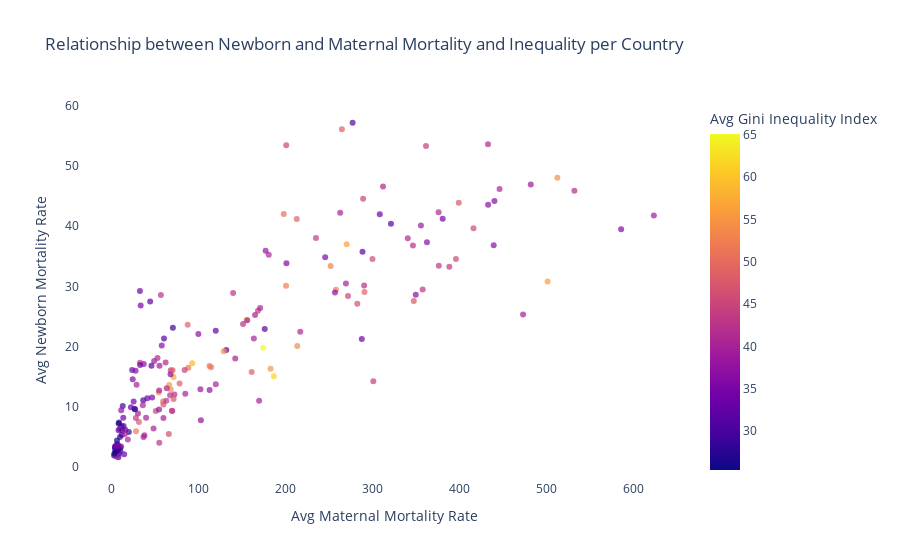

Notebook cell for this chart:
### Markdown cell above
__Observations:__ These analyses showed a low positive correlation between income inequality and maternal mortality rate, and also with newborn mortality rate. This correlation is positive since the higher the mortality rates, the higher the inequality index, which - as we already stated - is lower for "more equal" countries. 

The following plot shows the relationship between maternal mortality rate, newborn mortality rate and income inequality.

### Code cell
# Plot relationship between newborn and mother mortality rates and inequality
ineq_rounded = ineq_mat_new_corr.round(decimals=2)
graph = px.scatter(ineq_rounded, x = "Maternal avg", y = "Newborn avg",opacity=0.7,color="Inequality avg", title="Relationship between Newborn and Maternal Mortality and Inequality per Country", labels={
                     "Maternal avg": "Avg Maternal Mortality Rate",
                     "Newborn avg": "Avg Newborn Mortality Rate",
                     "Inequality avg": "Avg Gini Inequality Index"
                 }) 
graph.update_layout(plot_bgcolor='white')
graph.show()

### Figure 1 — Plotly figure (JSON) as saved in the notebook; plotly's stock layout.template omitted (floating-point values rounded to 4 significant figures; data arrays with more than 128 entries replaced by an {"elided": "..."} marker saying what was removed)
{"data": [{"hovertemplate": "Avg Maternal Mortality Rate=%{x}<br>Avg Newborn Mortality Rate=%{y}<br>Avg Gini Inequality Index=%{marker.color}<extra></extra>", "legendgroup": "", "marker": {"color": {"elided": "188 float values"}, "coloraxis": "coloraxis", "opacity": 0.7, "symbol": "circle"}, "mode": "markers", "name": "", "orientation": "v", "showlegend": false, "type": "scatter", "x": {"elided": "188 float values"}, "xaxis": "x", "y": {"elided": "188 float values"}, "yaxis": "y"}], "layout": {"coloraxis": {"colorbar": {"title": {"text": "Avg Gini Inequality Index"}}, "colorscale": [[0, "#0d0887"], [0.1111, "#46039f"], [0.2222, "#7201a8"], [0.3333, "#9c179e"], [0.4444, "#bd3786"], [0.5556, "#d8576b"], [0.6667, "#ed7953"], [0.7778, "#fb9f3a"], [0.8889, "#fdca26"], [1, "#f0f921"]]}, "legend": {"tracegroupgap": 0}, "plot_bgcolor": "white", "title": {"text": "Relationship between Newborn and Maternal Mortality and Inequality per Country"}, "xaxis": {"anchor": "y", "domain": [0, 1], "title": {"text": "Avg Maternal Mortality Rate"}}, "yaxis": {"anchor": "x", "domain": [0, 1], "title": {"text": "Avg Newborn Mortality Rate"}}}}
